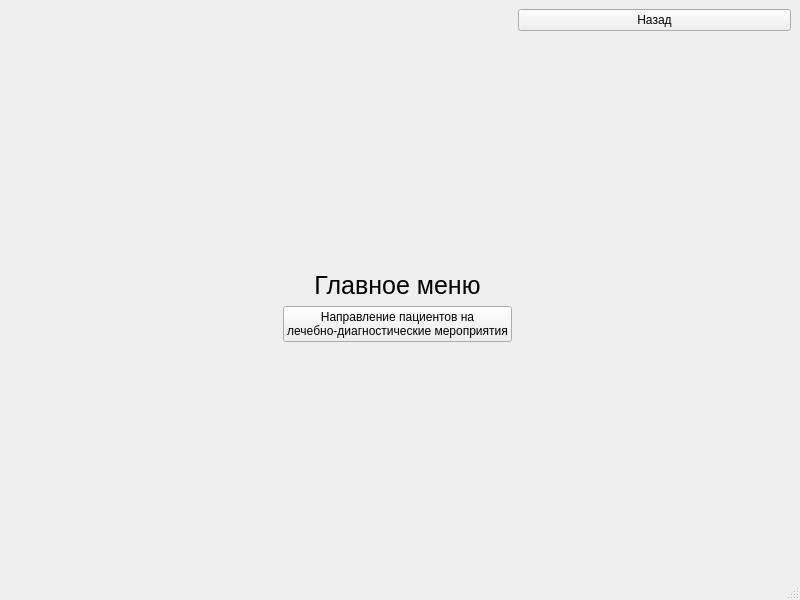
<?xml version="1.0" encoding="UTF-8"?>
<ui version="4.0">
 <class>MenuWindow</class>
 <widget class="QMainWindow" name="MenuWindow">
  <property name="geometry">
   <rect>
    <x>0</x>
    <y>0</y>
    <width>800</width>
    <height>600</height>
   </rect>
  </property>
  <property name="windowTitle">
   <string>Главное меню</string>
  </property>
  <widget class="QWidget" name="centralwidget">
   <layout class="QGridLayout" name="gridLayout">
    <item row="0" column="2">
     <widget class="QPushButton" name="pushButton">
      <property name="text">
       <string>Назад</string>
      </property>
     </widget>
    </item>
    <item row="4" column="1">
     <spacer name="verticalSpacer_2">
      <property name="orientation">
       <enum>Qt::Orientation::Vertical</enum>
      </property>
      <property name="sizeHint" stdset="0">
       <size>
        <width>20</width>
        <height>40</height>
       </size>
      </property>
     </spacer>
    </item>
    <item row="3" column="0">
     <spacer name="horizontalSpacer">
      <property name="orientation">
       <enum>Qt::Orientation::Horizontal</enum>
      </property>
      <property name="sizeHint" stdset="0">
       <size>
        <width>40</width>
        <height>20</height>
       </size>
      </property>
     </spacer>
    </item>
    <item row="3" column="2">
     <spacer name="horizontalSpacer_2">
      <property name="orientation">
       <enum>Qt::Orientation::Horizontal</enum>
      </property>
      <property name="sizeHint" stdset="0">
       <size>
        <width>40</width>
        <height>20</height>
       </size>
      </property>
     </spacer>
    </item>
    <item row="2" column="1">
     <widget class="QLabel" name="label">
      <property name="font">
       <font>
        <pointsize>19</pointsize>
       </font>
      </property>
      <property name="text">
       <string>Главное меню</string>
      </property>
      <property name="alignment">
       <set>Qt::AlignmentFlag::AlignCenter</set>
      </property>
     </widget>
    </item>
    <item row="3" column="1">
     <widget class="QPushButton" name="pushButton_2">
      <property name="text">
       <string>Направление пациентов на
лечебно-диагностические мероприятия</string>
      </property>
     </widget>
    </item>
    <item row="1" column="2">
     <spacer name="verticalSpacer_3">
      <property name="orientation">
       <enum>Qt::Orientation::Vertical</enum>
      </property>
      <property name="sizeHint" stdset="0">
       <size>
        <width>20</width>
        <height>40</height>
       </size>
      </property>
     </spacer>
    </item>
    <item row="0" column="1" rowspan="2">
     <spacer name="verticalSpacer">
      <property name="orientation">
       <enum>Qt::Orientation::Vertical</enum>
      </property>
      <property name="sizeHint" stdset="0">
       <size>
        <width>20</width>
        <height>40</height>
       </size>
      </property>
     </spacer>
    </item>
   </layout>
  </widget>
  <widget class="QStatusBar" name="statusbar"/>
 </widget>
 <resources/>
 <connections/>
</ui>
